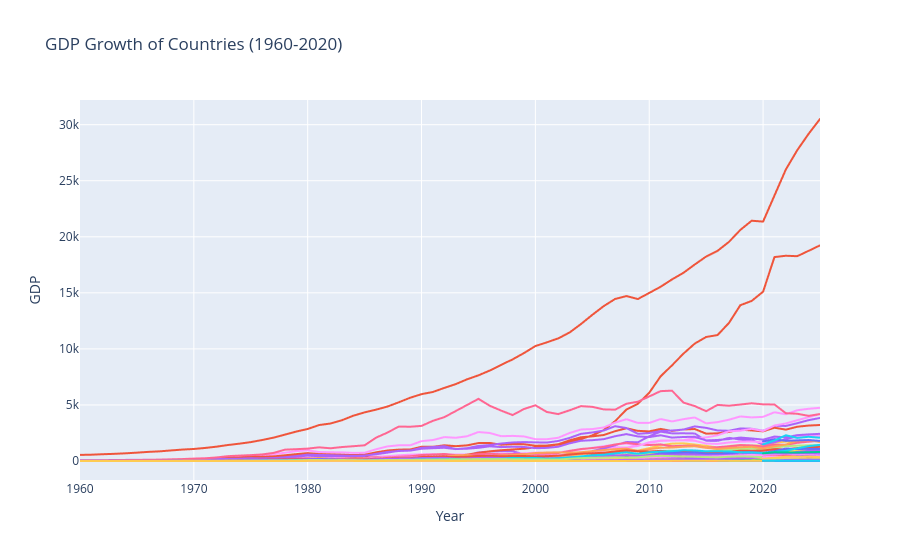

Notebook code for this chart:
### Code cell
# Create the chart
fig = px.line(full_data, x="Year", y="GDP", color="Country", hover_name="Country", title="GDP Growth of Countries (1960-2020)")

# Remove the permanent legend
fig.update_layout(showlegend=False)

fig.show()
